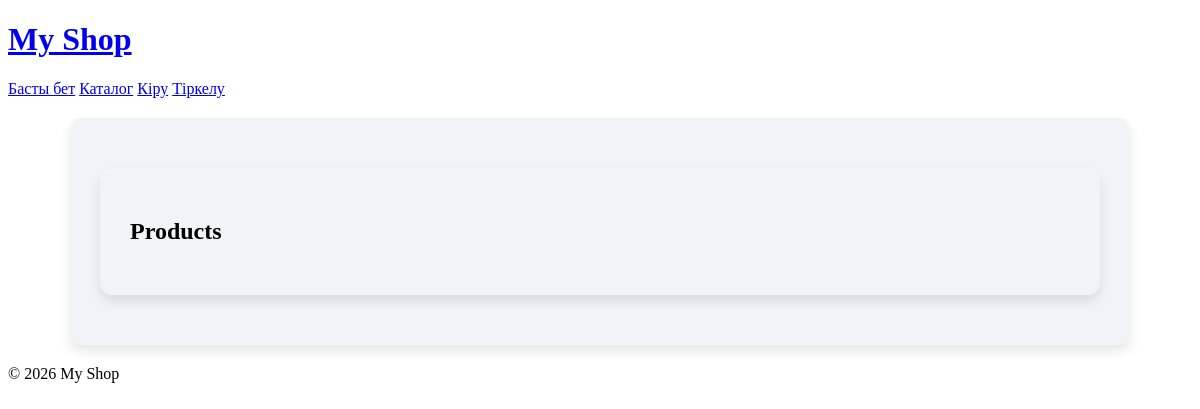
The app's page /category/2/, older data.
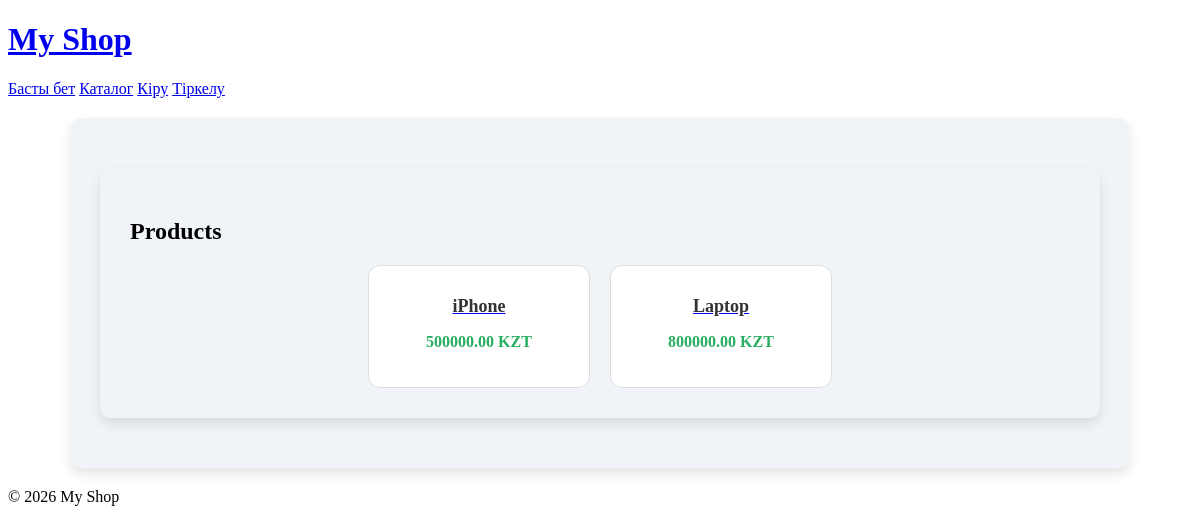
The same page, newer data.
### mainapp/models.py (models this page shows, shortened)
class Product(models.Model):
    name = models.CharField(max_length=150)
    price = models.DecimalField(max_digits=10, decimal_places=2)
    stock = models.IntegerField()
    category = models.ForeignKey(Category, on_delete=models.CASCADE)

### mainapp/views.py (the view)
# urls.py: path('category/<int:category_id>/', views.catalog_by_category, name='catalog_by_category'),
def catalog_by_category(request, category_id):
    products = Product.objects.filter(category_id=category_id)
    return render(request, 'mainapp/catalog.html', {'products': products})

### mainapp/templates/mainapp/catalog.html
{% extends 'mainapp/base.html' %}
{% block content %}
<div class="container-content">
    <h2>Products</h2>
    <div class="products">
        {% for p in products %}
            <div class="product">
                <a href="{% url 'product_detail' p.id %}">
                    <h3>{{ p.name }}</h3>
                </a>
                <p>{{ p.price }} KZT</p>
            </div>
        {% endfor %}
    </div>
</div>
{% endblock %}

Row changes from the older to the newer data that the page shows:
added Product: name "iPhone", price "500000.00"
added Product: name "Laptop", price "800000.00"
